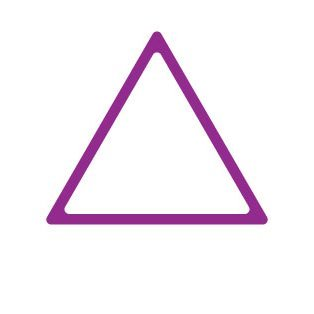
#> input picture Li/opencv_demos/triangle.jpg, 314 x 314 px
$ python find_and_draw_contours.py
#> lines starting #> are read from the running program, lines starting #| are printed output that depends on the picture; after the words box and inside, x2 and y2 are one past the last pixel; in counts of white or black regions, pixels touching at a corner belong together
'''

Sources:
OpenCV Python Tutorial For Beginners 23
https://www.youtube.com/watch?v=FbR9Xr0TVdY&list=PLS1QulWo1RIa7D1O6skqDQ-JZ1GGHKK-K&index=27

More Readings:
https://docs.opencv.org/3.4/d4/d73/tutorial_py_contours_begin.html

'''

import numpy as np
import cv2

# Contours can be explained simply as a curve joining all the continuous points
# (along the boundary), having same color or intensity. The contours are a useful
# tool for shape analysis and object detection and recognition

# In OpenCV, finding contours is like finding white object from black background.
# So remember, object to be found should be white and background should be black

img = cv2.imread('triangle.jpg')
#> img is the input picture: shape (314, 314, 3); mean B, G, R 246.7, 240.3, 247.1
imgray = cv2.cvtColor(img, cv2.COLOR_BGR2GRAY)
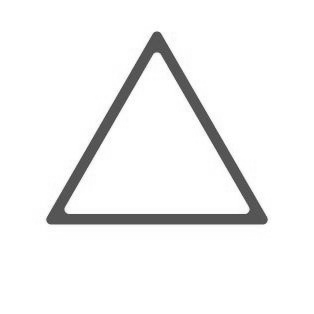
#> imgray: shape (314, 314); min 60, max 255, mean 243.1
ret, thresh = cv2.threshold(imgray, 127, 255, 0)
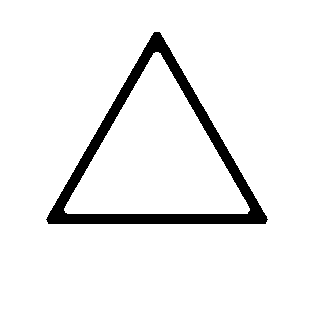
#> thresh: shape (314, 314); 93.5% white; 1 black region

# three arguments in cv.findContours() function, first one is source image,
#  second is contour retrieval mode, third is contour approximation method

# contours is list of all contours in image
# each individual contour is a numpy array of xy coordinates of boundary pt
# of the object
contours, hierarchy = cv2.findContours(thresh, cv2.RETR_TREE, cv2.CHAIN_APPROX_NONE)
#> contours = 3 contours; box (x1, y1, x2, y2) and area: (0, 0, 314, 314) 97969, (45, 31, 269, 225) 22673, (64, 52, 250, 214) 15755
print("Number of contours = " + str(len(contours)))
#| Number of contours = 3
print(contours[0])
#> (printed output is left out)

# cv.drawContours
# first argument is source image, second argument is the contours which should
# be passed as a Python list, third argument is index of contour
# To draw all contours, pass -1) and remaining arguments are color, thickness etc.
# -1 up to 8

cv2.drawContours(img, contours, -1, (255, 225, 0), 3)
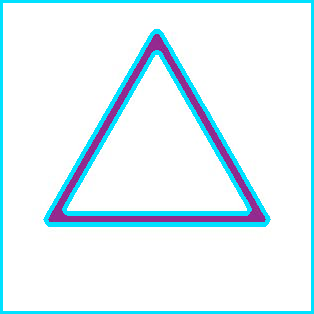
#> img: shape (314, 314, 3); 9.43% of pixels changed, all inside (x1, y1, x2, y2) = (0, 0, 314, 314)
cv2.drawContours(imgray, contours, -1, (0, 255, 0), 3)
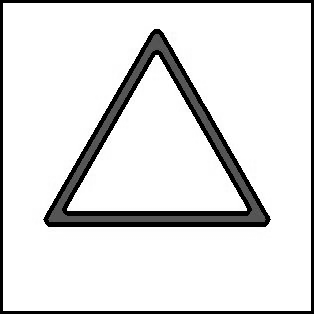
#> imgray: shape (314, 314); 9.43% of pixels changed, all inside (x1, y1, x2, y2) = (0, 0, 314, 314)

cv2.imshow('Image', img)
# cv2.imshow('Image GRAY', imgray)
cv2.waitKey(0)
cv2.destroyAllWindows()
